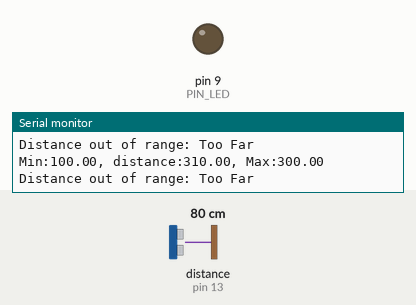
This sketch was run on a simulated Arduino Uno, built with avr-gcc and run on an emulated ATmega328P. On the bench: output pins drawn as LEDs (lit = HIGH), the last lines printed to the serial monitor. Wiring (inferred from the names in the program): ultrasonic range finder: trigger pin 12; echo pin 13. The test bench sets the inputs (shaded band); at power-on: distance to the obstacle (sensor on pin 13) 80 cm. The echo pulse lasts 58.3 µs per cm; pins used as bus, display or sensor lines are not drawn.

Above: at 1.56 s.
1.6 s: distance to the obstacle (sensor on pin 13) set to 34 cm
5.1 s: distance to the obstacle (sensor on pin 13) set to 27 cm
At 6.8 s:
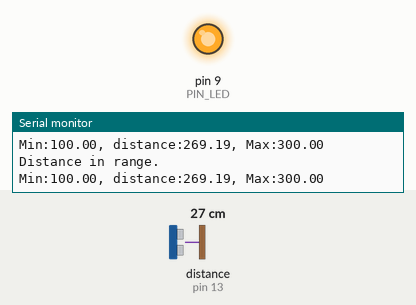
7.2 s: distance to the obstacle (sensor on pin 13) set to 35 cm
At 7.8 s:
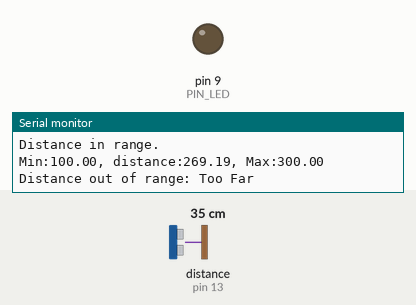
Timing chart, 0 to 16.7 s (numbered marks = the images above; inputs shaded):
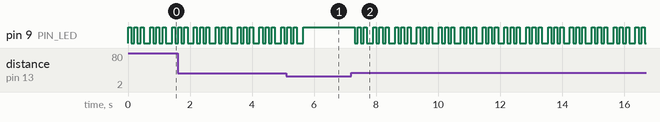

The sketch:

07_example_1.ino
```cpp
// Arduino pin assignment
#define PIN_LED 9
#define PIN_TRIG 12   // sonar sensor TRIGGER
#define PIN_ECHO 13   // sonar sensor ECHO

// configurable parameters
#define SND_VEL 346.0     // sound velocity at 24 celsius degree (unit: m/sec)
#define INTERVAL 100      // sampling interval (unit: msec)
#define PULSE_DURATION 10 // ultra-sound Pulse Duration (unit: usec)
#define _DIST_MIN 100.0   // minimum distance to be measured (unit: mm)
#define _DIST_MAX 300.0   // maximum distance to be measured (unit: mm)

#define TIMEOUT ((INTERVAL / 2) * 1000.0) // maximum echo waiting time (unit: usec)
#define SCALE (0.001 * 0.5 * SND_VEL) // coefficent to convert duration to distance

void setup() {
  // initialize GPIO pins
  pinMode(PIN_LED, OUTPUT);
  pinMode(PIN_TRIG, OUTPUT);  // sonar TRIGGER
  pinMode(PIN_ECHO, INPUT);   // sonar ECHO
  digitalWrite(PIN_TRIG, LOW);  // turn-off Sonar

  // initialize serial port
  Serial.begin(57600);
}

void loop() {
  float distance = USS_measure(PIN_TRIG, PIN_ECHO); // read distance

  // Check distance and handle LED logic
  if ((distance == 0.0) || (distance > _DIST_MAX)) {
      distance = _DIST_MAX + 10.0;    // Set Higher Value
      Serial.println("Distance out of range: Too Far");
      blinkLED(3, 100);               // Blink LED 3 times for out-of-range (too far)
  } else if (distance < _DIST_MIN) {
      distance = _DIST_MIN - 10.0;    // Set Lower Value
      Serial.println("Distance out of range: Too Close");
      blinkLED(3, 100);               // Blink LED 3 times for out-of-range (too close)
  } else {    // In desired Range
      Serial.println("Distance in range.");
      digitalWrite(PIN_LED, HIGH);    // LED ON
  }

  // output the distance to the serial port
  Serial.print("Min:");        Serial.print(_DIST_MIN);
  Serial.print(", distance:");  Serial.print(distance);
  Serial.print(", Max:");       Serial.print(_DIST_MAX);
  Serial.println("");

  // wait until next sampling time.
  delay(INTERVAL);
}

// get a distance reading from USS. return value is in millimeter.
float USS_measure(int TRIG, int ECHO)
{
  digitalWrite(TRIG, HIGH);
  delayMicroseconds(PULSE_DURATION);
  digitalWrite(TRIG, LOW);

  float duration = pulseIn(ECHO, HIGH, TIMEOUT);
  if (duration == 0) {
    // Timeout occurred, meaning no object was detected within the range
    return 0.0;
  }

  return duration * SCALE; // convert time to distance (mm)
}

// Function to blink the LED a specified number of times
void blinkLED(int times, int delayTime) {
  for (int i = 0; i < times; i++) {
    digitalWrite(PIN_LED, HIGH); // LED ON
    delay(delayTime);
    digitalWrite(PIN_LED, LOW);  // LED OFF
    delay(delayTime);
  }
}
```

Measured:
- the behaviour switches between 31 and 30 cm on distance to the obstacle (sensor on pin 13) (found by bisection; images 0 and 1)
- after the input at 5.1 s, pin 9 (PIN_LED): goes on until 5.6 s, then stays HIGH
- after the input at 7.2 s, pin 9 (PIN_LED): HIGH → LOW after 0.10 s, then repeats every 0.70 s: HIGH 0.10 s, LOW 0.10 s, HIGH 0.10 s, LOW 0.20 s, HIGH 0.10 s, LOW 0.10 s
- by itself, pin 9 (PIN_LED): repeats every 0.70 s: LOW 0.10 s, HIGH 0.10 s, LOW 0.20 s, HIGH 0.10 s, LOW 0.10 s, HIGH 0.10 s
